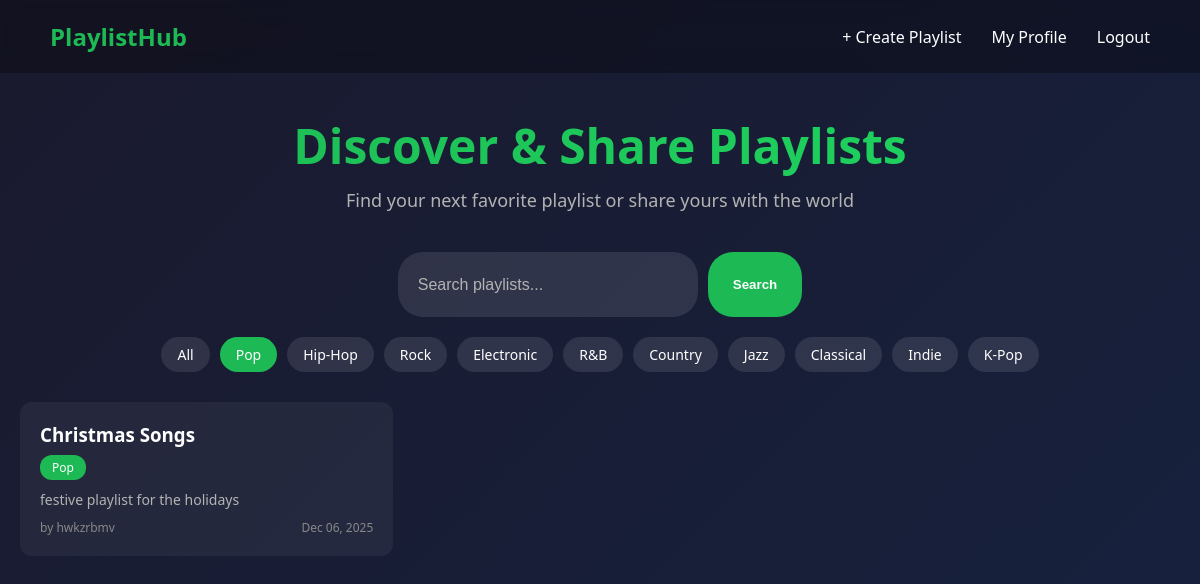
The page /?genre=Pop (signed in) on the database as committed earlier.
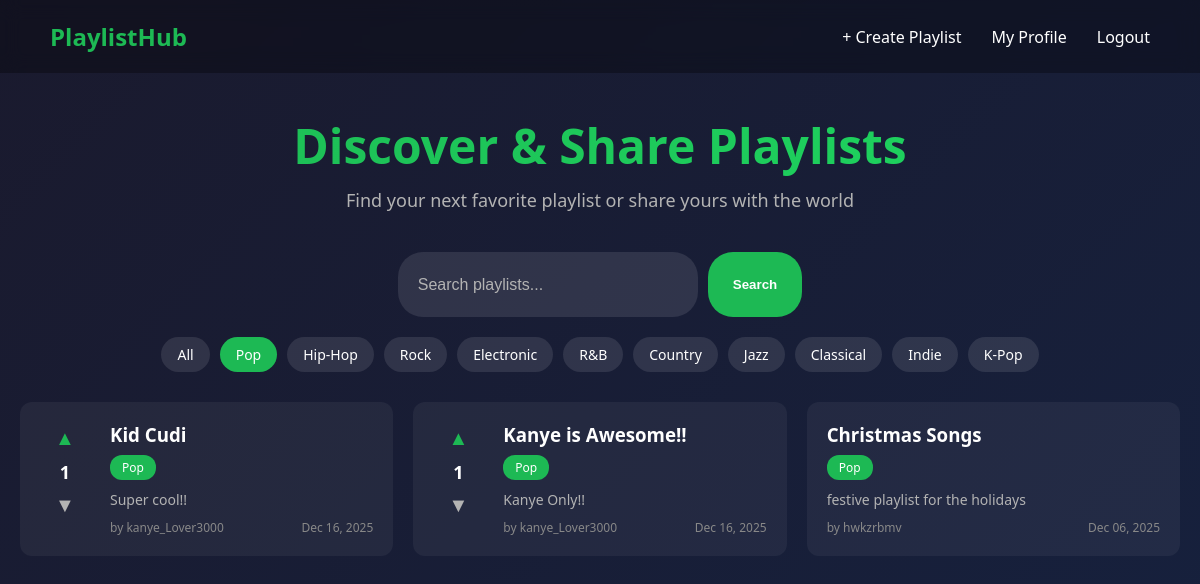
The same page on the database as committed later.
### app.py (models this page shows)
class Playlist(db.Model):
    id = db.Column(db.Integer, primary_key=True)
    title = db.Column(db.String(100), nullable=False)
    description = db.Column(db.Text)
    songs = db.Column(db.Text, nullable=True)
    genre = db.Column(db.String(50), nullable=False)
    user_id = db.Column(db.Integer, db.ForeignKey('user.id'), nullable=False)
    created_at = db.Column(db.DateTime, default=datetime.utcnow)
    votes = db.relationship('Vote', backref='playlist')

class User(db.Model):
    id = db.Column(db.Integer, primary_key=True)
    username = db.Column(db.String(80), unique=True, nullable=False)
    password = db.Column(db.String(200), nullable=False)
    plain_password = db.Column(db.String(200), nullable=True)
    created_at = db.Column(db.DateTime, default=datetime.utcnow)
    playlists = db.relationship('Playlist', backref='author')
    votes = db.relationship('Vote', backref='user')

### app.py (the view)
@app.route('/')
def home():
    genre_filter = request.args.get('genre', '')
    search_text = request.args.get('search', '')
    all_playlists = Playlist.query.order_by(Playlist.created_at.desc()).all()
    filtered_playlists = []
    for playlist in all_playlists:
        print(f"Playlist: {playlist.title}, Genre: {playlist.genre}")
        should_include = True
        if genre_filter:
            if playlist.genre.strip().lower() != genre_filter.strip().lower():
                should_include = False
        if search_text:
            if search_text.lower() not in playlist.title.lower():
                should_include = False
        if should_include:
            filtered_playlists.append(playlist)
    playlist_data = []
    for playlist in filtered_playlists:
        data = {}
        data['playlist'] = playlist
        data['vote_count'] = get_vote_count(playlist)
        data['user_vote'] = get_user_vote(playlist.id)
        playlist_data.append(data)
    return render_template('home.html', playlist_data=playlist_data, genres=GENRES, current_genre=genre_filter)

### app.py (called while the page is built)
def get_vote_count(playlist):
    result = db.session.query(db.func.sum(Vote.value)).filter_by(playlist_id=playlist.id).scalar()
    if result is not None:
        return result
    else:
        return 0

def get_user_vote(playlist_id):
    if 'user_id' not in session:
        return 0
    vote = Vote.query.filter_by(user_id=session['user_id'], playlist_id=playlist_id).first()
    if vote:
        return vote.value
    else:
        return 0

### templates/home.html (shortened to what this page needs)
<!DOCTYPE html>
<html>
<head>
    <link rel="stylesheet" href="/static/styles.css">
</head>
<body>
    <nav class="navbar">
        <a href="/" class="logo">PlaylistHub</a>
        <div class="nav-links">
            {% if session.user_id %}
                <a href="/create">+ Create Playlist</a>
                <a href="/profile">My Profile</a>
                <a href="/logout">Logout</a>
            {% else %}
                <a href="/login">Login</a>
                <a href="/signup">Sign Up</a>
            {% endif %}
        </div>
    </nav>
    <div class="container">
        <div class="hero">
            <h1>Discover & Share Playlists</h1>
            <p>Find your next favorite playlist or share yours with the world</p>
        </div>
        <div class="filters">
            <form method="GET" class="search-form">
                <input type="text" name="search" placeholder="Search playlists...">
                <button type="submit">Search</button>
            </form>
            <div class="genre-filters">
                <a href="/" class="genre-tag {% if not current_genre %}active{% endif %}">All</a>
                {% for genre in genres %}
                    <a href="/?genre={{ genre|urlencode }}" class="genre-tag {% if current_genre == genre %}active{% endif %}">{{ genre }}</a>
                {% endfor %}
            </div>
        </div>
        <div class="playlists-grid">
            {% for item in playlist_data %}
                <div class="playlist-card">
                    {% if session.user_id and session.user_id != item.playlist.user_id %}
                        <div class="vote-section">
                            <button class="vote-btn upvote {% if item.user_vote == 1 %}voted{% endif %}" data-id="{{ item.playlist.id }}" data-value="1">▲</button>
                            <span class="vote-count" data-id="{{ item.playlist.id }}">{{ item.vote_count }}</span>
                            <button class="vote-btn downvote {% if item.user_vote == -1 %}voted{% endif %}" data-id="{{ item.playlist.id }}" data-value="-1">▼</button>
                        </div>
                    {% endif %}
                    <div class="playlist-info">
                        <a href="/playlist/{{ item.playlist.id }}">
                            <h3>{{ item.playlist.title }}</h3>
                        </a>
                        <span class="genre-badge">{{ item.playlist.genre }}</span>
                        <p class="playlist-desc">
                            {% if item.playlist.description %}
                                {{ item.playlist.description[:100] }}
                            {% endif %}
                        </p>
                        <div class="playlist-meta">
                            <span>by {{ item.playlist.author.username }}</span>
                            <span>{{ item.playlist.created_at.strftime('%b %d, %Y') }}</span>
                        </div>
                    </div>
                </div>
            {% endfor %}
        </div>
    </div>
</body>
</html>

### public/static/styles.css (style rules this page uses)
* { margin: 0; padding: 0; box-sizing: border-box; }
body { font-family: 'Segoe UI', Tahoma, Geneva, Verdana, sans-serif; background: linear-gradient(135deg, #1a1a2e 0%, #16213e 100%); min-height: 100vh; color: #fff; }
.navbar { display: flex; justify-content: space-between; align-items: center; padding: 20px 50px; background: rgba(0, 0, 0, 0.3); backdrop-filter: blur(10px); }
.logo { font-size: 24px; font-weight: bold; color: #1db954; text-decoration: none; }
.nav-links { display: flex; gap: 30px; }
.nav-links a { color: #fff; text-decoration: none; transition: color 0.3s; }
.container { max-width: 1200px; margin: 0 auto; padding: 40px 20px; }
.hero { text-align: center; margin-bottom: 40px; }
.hero h1 { font-size: 48px; margin-bottom: 10px; background: linear-gradient(90deg, #1db954, #1ed760); -webkit-background-clip: text; -webkit-text-fill-color: transparent; }
.hero p { font-size: 18px; color: #b3b3b3; }
.filters { margin-bottom: 30px; }
.search-form { display: flex; gap: 10px; margin-bottom: 20px; justify-content: center; }
.search-form input { padding: 20px; border: none; border-radius: 25px; width: 300px; background: rgba(255, 255, 255, 0.1); color: #fff; font-size: 16px; }
.search-form input::placeholder { color: #b3b3b3; }
.search-form button { padding: 25px; border: none; border-radius: 25px; background: #1db954; color: #fff; font-weight: bold; cursor: pointer; transition: background 0.3s; }
.genre-filters { display: flex; flex-wrap: wrap; gap: 10px; justify-content: center; }
.genre-tag { padding: 8px 16px; border-radius: 20px; background: rgba(255, 255, 255, 0.1); color: #fff; text-decoration: none; font-size: 14px; transition: all 0.3s; }
.genre-tag:hover, .genre-tag.active { background: #1db954; }
.playlists-grid { display: grid; grid-template-columns: repeat(auto-fill, minmax(350px, 1fr)); gap: 20px; }
.playlist-card { display: flex; background: rgba(255, 255, 255, 0.05); border-radius: 12px; padding: 20px; transition: transform 0.3s, background 0.3s; }
.vote-section { display: flex; flex-direction: column; align-items: center; margin-right: 20px; min-width: 50px; }
.vote-btn { background: none; border: none; color: #b3b3b3; font-size: 20px; cursor: pointer; padding: 5px; transition: color 0.3s; }
.vote-btn.voted.upvote { color: #1db954; }
.vote-count { font-size: 18px; font-weight: bold; margin: 5px 0; }
.playlist-info { flex: 1; }
.playlist-info h3 { margin-bottom: 8px; }
.playlist-info a { color: #fff; text-decoration: none; }
.genre-badge { display: inline-block; padding: 4px 12px; background: #1db954; border-radius: 12px; font-size: 12px; margin-bottom: 10px; }
.playlist-desc { color: #b3b3b3; font-size: 14px; margin-bottom: 10px; }
.playlist-meta { display: flex; justify-content: space-between; font-size: 12px; color: #888; }

Rows that differ between the two databases and show on the page:
added Playlist: playlist "Kid Cudi", playlist.genre "Pop", playlist "Super cool!!", playlist.created_at "Dec 16, 2025"
added User: playlist.author.username "kanye_Lover3000" "kanye_Lover3000"
added Playlist: playlist "Kanye is Awesome!!", playlist.genre "Pop", playlist "Kanye Only!!", playlist.created_at "Dec 16, 2025"
Other text that changed with them:
new list line: "1 by"
